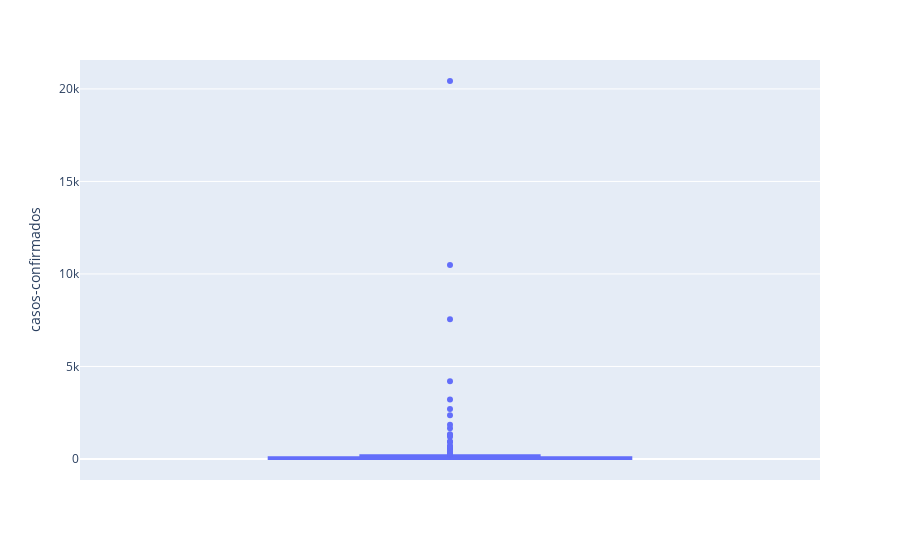

Source (notebook cell):
### Code cell
# casos-confirmados
px.box(df2, y='casos-confirmados')

### Figure 1 — Plotly figure (JSON) as saved in the notebook; plotly's stock layout.template omitted (floating-point values rounded to 4 significant figures; data arrays with more than 128 entries replaced by an {"elided": "..."} marker saying what was removed)
{"data": [{"alignmentgroup": "True", "hovertemplate": "casos-confirmados=%{y}<extra></extra>", "legendgroup": "", "marker": {"color": "#636efa"}, "name": "", "notched": false, "offsetgroup": "", "orientation": "v", "showlegend": false, "type": "box", "x0": " ", "xaxis": "x", "y": {"elided": "196 int values"}, "y0": " ", "yaxis": "y"}], "layout": {"boxmode": "group", "legend": {"tracegroupgap": 0}, "margin": {"t": 60}, "xaxis": {"anchor": "y", "domain": [0, 1]}, "yaxis": {"anchor": "x", "domain": [0, 1], "title": {"text": "casos-confirmados"}}}}
